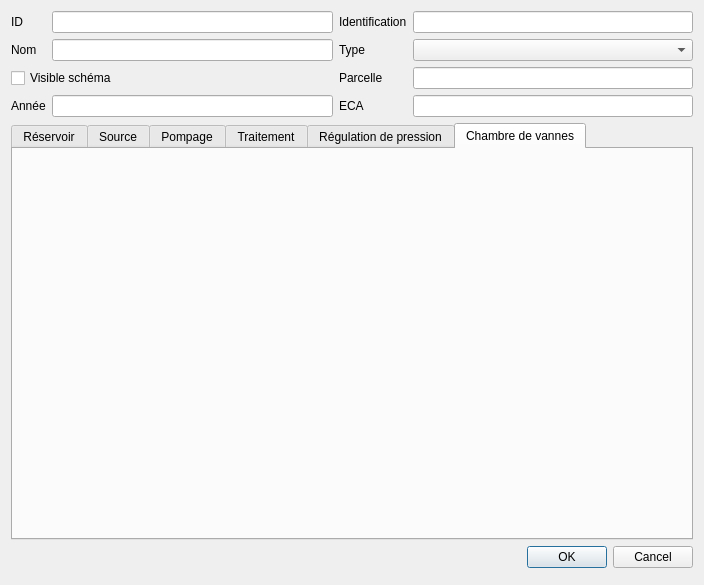
<?xml version="1.0" encoding="UTF-8"?>
<ui version="4.0">
 <class>Dialog</class>
 <widget class="QDialog" name="Dialog">
  <property name="geometry">
   <rect>
    <x>0</x>
    <y>0</y>
    <width>704</width>
    <height>585</height>
   </rect>
  </property>
  <property name="windowTitle">
   <string>Ouvrages</string>
  </property>
  <property name="windowOpacity">
   <double>1.000000000000000</double>
  </property>
  <layout class="QGridLayout" name="gridLayout">
   <item row="2" column="0" colspan="2">
    <widget class="QCheckBox" name="schema_visible">
     <property name="layoutDirection">
      <enum>Qt::LeftToRight</enum>
     </property>
     <property name="text">
      <string>Visible schéma</string>
     </property>
    </widget>
   </item>
   <item row="2" column="2">
    <widget class="QLabel" name="label_6">
     <property name="text">
      <string>Parcelle</string>
     </property>
    </widget>
   </item>
   <item row="1" column="0">
    <widget class="QLabel" name="label_2">
     <property name="text">
      <string>Nom</string>
     </property>
    </widget>
   </item>
   <item row="0" column="2">
    <widget class="QLabel" name="label_4">
     <property name="text">
      <string>Identification</string>
     </property>
    </widget>
   </item>
   <item row="4" column="0" colspan="4">
    <widget class="QTabWidget" name="tabWidget">
     <property name="currentIndex">
      <number>5</number>
     </property>
     <widget class="QWidget" name="tab">
      <attribute name="title">
       <string>Réservoir</string>
      </attribute>
      <layout class="QGridLayout" name="gridLayout_3">
       <item row="0" column="0">
        <widget class="QWidget" name="widget" native="true">
         <property name="qgisRelation" stdset="0">
          <string>relation_ouvrage_tank</string>
         </property>
        </widget>
       </item>
      </layout>
     </widget>
     <widget class="QWidget" name="tab_3">
      <attribute name="title">
       <string>Source</string>
      </attribute>
      <layout class="QGridLayout" name="gridLayout_5">
       <item row="0" column="0">
        <widget class="QWidget" name="widget_4" native="true">
         <property name="qgisRelation" stdset="0">
          <string>relation_ouvrage_source</string>
         </property>
        </widget>
       </item>
      </layout>
     </widget>
     <widget class="QWidget" name="tab_4">
      <attribute name="title">
       <string>Pompage</string>
      </attribute>
      <layout class="QGridLayout" name="gridLayout_4">
       <item row="0" column="0">
        <widget class="QWidget" name="widget_2" native="true">
         <property name="qgisRelation" stdset="0">
          <string>relation_ouvrage_pump</string>
         </property>
        </widget>
       </item>
      </layout>
     </widget>
     <widget class="QWidget" name="tab_5">
      <attribute name="title">
       <string>Traitement</string>
      </attribute>
      <layout class="QGridLayout" name="gridLayout_6">
       <item row="0" column="0">
        <widget class="QWidget" name="widget_5" native="true">
         <property name="qgisRelation" stdset="0">
          <string>relation_ouvrage_treatment</string>
         </property>
        </widget>
       </item>
      </layout>
     </widget>
     <widget class="QWidget" name="tab_6">
      <attribute name="title">
       <string>Régulation de pression</string>
      </attribute>
      <layout class="QGridLayout" name="gridLayout_7">
       <item row="0" column="0">
        <widget class="QWidget" name="widget_6" native="true">
         <property name="qgisRelation" stdset="0">
          <string>relation_ouvrage_pressurecontrol</string>
         </property>
        </widget>
       </item>
      </layout>
     </widget>
     <widget class="QWidget" name="tab_2">
      <attribute name="title">
       <string>Chambre de vannes</string>
      </attribute>
      <layout class="QGridLayout" name="gridLayout_2">
       <item row="0" column="0">
        <widget class="QWidget" name="widget_7" native="true">
         <property name="qgisRelation" stdset="0">
          <string>relation_ouvrage_valvechamber</string>
         </property>
        </widget>
       </item>
      </layout>
     </widget>
    </widget>
   </item>
   <item row="0" column="3">
    <widget class="QLineEdit" name="identification"/>
   </item>
   <item row="3" column="0">
    <widget class="QLabel" name="label_5">
     <property name="text">
      <string>Année</string>
     </property>
    </widget>
   </item>
   <item row="0" column="1">
    <widget class="QLineEdit" name="id">
     <property name="readOnly">
      <bool>true</bool>
     </property>
    </widget>
   </item>
   <item row="1" column="2">
    <widget class="QLabel" name="label_3">
     <property name="text">
      <string>Type</string>
     </property>
    </widget>
   </item>
   <item row="3" column="2">
    <widget class="QLabel" name="label_7">
     <property name="text">
      <string>ECA</string>
     </property>
    </widget>
   </item>
   <item row="5" column="0" colspan="4">
    <widget class="QDialogButtonBox" name="buttonBox">
     <property name="orientation">
      <enum>Qt::Horizontal</enum>
     </property>
     <property name="standardButtons">
      <set>QDialogButtonBox::Cancel|QDialogButtonBox::Ok</set>
     </property>
    </widget>
   </item>
   <item row="2" column="3">
    <widget class="QLineEdit" name="parcel"/>
   </item>
   <item row="1" column="1">
    <widget class="QLineEdit" name="name"/>
   </item>
   <item row="1" column="3">
    <widget class="QComboBox" name="id_type"/>
   </item>
   <item row="3" column="3">
    <widget class="QLineEdit" name="eca"/>
   </item>
   <item row="3" column="1">
    <widget class="QLineEdit" name="year"/>
   </item>
   <item row="6" column="0">
    <widget class="QWidget" name="widget_3" native="true"/>
   </item>
   <item row="0" column="0">
    <widget class="QLabel" name="label">
     <property name="text">
      <string>ID</string>
     </property>
    </widget>
   </item>
  </layout>
 </widget>
 <resources/>
 <connections>
  <connection>
   <sender>buttonBox</sender>
   <signal>accepted()</signal>
   <receiver>Dialog</receiver>
   <slot>accept()</slot>
   <hints>
    <hint type="sourcelabel">
     <x>248</x>
     <y>254</y>
    </hint>
    <hint type="destinationlabel">
     <x>157</x>
     <y>274</y>
    </hint>
   </hints>
  </connection>
  <connection>
   <sender>buttonBox</sender>
   <signal>rejected()</signal>
   <receiver>Dialog</receiver>
   <slot>reject()</slot>
   <hints>
    <hint type="sourcelabel">
     <x>316</x>
     <y>260</y>
    </hint>
    <hint type="destinationlabel">
     <x>286</x>
     <y>274</y>
    </hint>
   </hints>
  </connection>
 </connections>
</ui>
